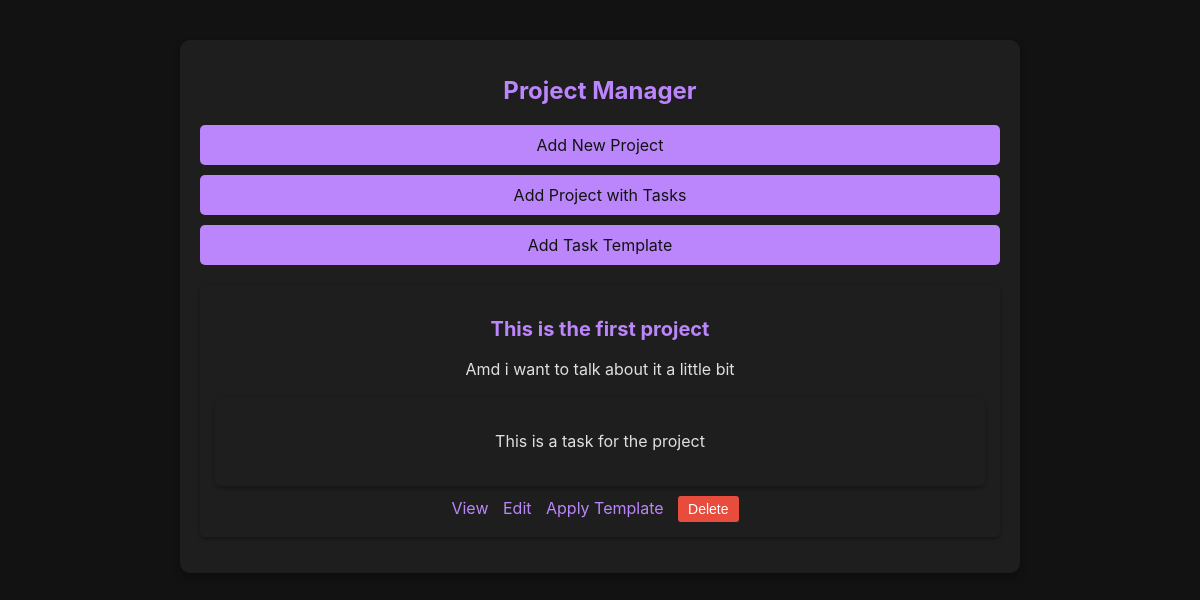
Before: / with the older database file.
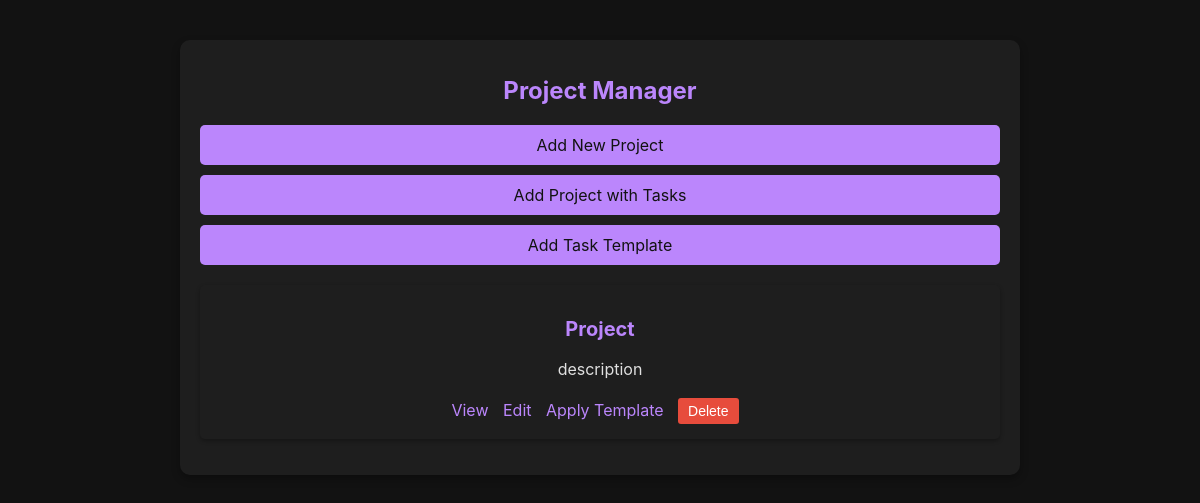
After: the same page with the newer database file.
### app.py (models this page shows)
class Project(db.Model):
    id = db.Column(db.Integer, primary_key=True)
    name = db.Column(db.String(100), nullable=False)
    description = db.Column(db.String(200))
    tasks = db.relationship('Task', backref='project', lazy=True)

class Task(db.Model):
    id = db.Column(db.Integer, primary_key=True)
    title = db.Column(db.String(100), nullable=False)
    description = db.Column(db.String(200))
    status = db.Column(db.String(50), default='To Do')
    due_date = db.Column(db.Date, default=lambda: (datetime.utcnow() + timedelta(days=2)).date())
    project_id = db.Column(db.Integer, db.ForeignKey('project.id'), nullable=False)
    dependencies = db.relationship(
        'Task',  # Self-referential relationship
        secondary='task_dependencies',  # Association table
        primaryjoin='Task.id == task_dependencies.c.task_id',
        secondaryjoin='Task.id == task_dependencies.c.dependency_id',
        backref='dependents'
    )

### app.py (the view)
@app.route("/")
def index():
    projects = Project.query.all()
    return render_template("index.html", projects=projects)

### templates/index.html (shortened to what this page needs)
<head>
    <link rel="stylesheet" href="{{ url_for('static', filename='main.css') }}">
</head>
<body>
    <div class="App">
        <header class="App-header">
            <h1>Project Manager</h1>
            <div class="action-links">
                <a href="{{ url_for('add_project') }}" class="action-link">Add New Project</a>
                <a href="{{ url_for('add_project_with_tasks') }}" class="action-link">Add Project with Tasks</a>
                <a href="{{ url_for('add_template') }}" class="action-link">Add Task Template</a>
            </div>
            <ul>
                {% for project in projects %}
                <li>
                    <h2>{{ project.name }}</h2>
                    <p>{{ project.description }}</p>
                    <ul>
                        {% for task in project.tasks %}
                        <li>
                            <p>{{ task.title }}</p>
                        </li>
                        {% endfor %}
                    </ul>
                    <div class="actions">
                        <a href="{{ url_for('project_detail', project_id=project.id) }}">View</a>
                        <a href="{{ url_for('edit_project', project_id=project.id) }}">Edit</a>
                        <a href="{{ url_for('apply_template', project_id=project.id) }}">Apply Template</a>
                        <form method="POST" action="{{ url_for('delete_project', project_id=project.id) }}" style="display:inline;">
                            <button type="submit">Delete</button>
                        </form>
                    </div>
                </li>
                {% endfor %}
            </ul>
        </header>
    </div>
</body>

### static/main.css (style rules this page uses)
body { margin: 0; font-family: -apple-system, BlinkMacSystemFont, "Segoe UI", Roboto, "Helvetica Neue", Arial, sans-serif; -webkit-font-smoothing: antialiased; -moz-osx-font-smoothing: grayscale; background-color: #121212; color: #e0e0e0; }
.App { text-align: center; padding: 20px; }
.App-header { background-color: #1e1e1e; padding: 20px; border-radius: 10px; box-shadow: 0 4px 8px rgba(0, 0, 0, 0.3); max-width: 800px; margin: 20px auto; }
h1 { color: #bb86fc; margin-bottom: 20px; font-size: 24px; }
h2 { color: #bb86fc; margin-bottom: 10px; font-size: 20px; }
p { color: #e0e0e0; line-height: 1.6; }
form { margin: 20px 0; text-align: left; }
button { background-color: #bb86fc; color: #121212; border: none; padding: 10px 20px; border-radius: 5px; cursor: pointer; font-size: 16px; transition: background-color 0.3s ease; }
a { color: #bb86fc; text-decoration: none; transition: color 0.3s ease; }
ul { list-style-type: none; padding: 0; }
li { background-color: #1e1e1e; padding: 15px; margin-bottom: 10px; border-radius: 5px; box-shadow: 0 2px 4px rgba(0, 0, 0, 0.3); }
.actions { margin-top: 10px; }
.actions a, .actions button { margin-right: 10px; text-decoration: none; color: #bb86fc; transition: color 0.3s ease; }
.actions button { background-color: #e74c3c; color: white; border: none; padding: 5px 10px; border-radius: 3px; cursor: pointer; font-size: 14px; transition: background-color 0.3s ease; }
.action-links { margin-bottom: 20px; }
.action-link { display: block; margin-bottom: 10px; padding: 10px 20px; background-color: #bb86fc; border-radius: 5px; cursor: pointer; text-align: center; text-decoration: none; transition: background-color 0.3s ease; color: #121212; }

Changed rows visible on the page:
removed Project: name "This is the first project", description "Amd i want to talk about it a little bit"
removed Task: title "This is a task for the project"
added Project: name "Project", description "description"
